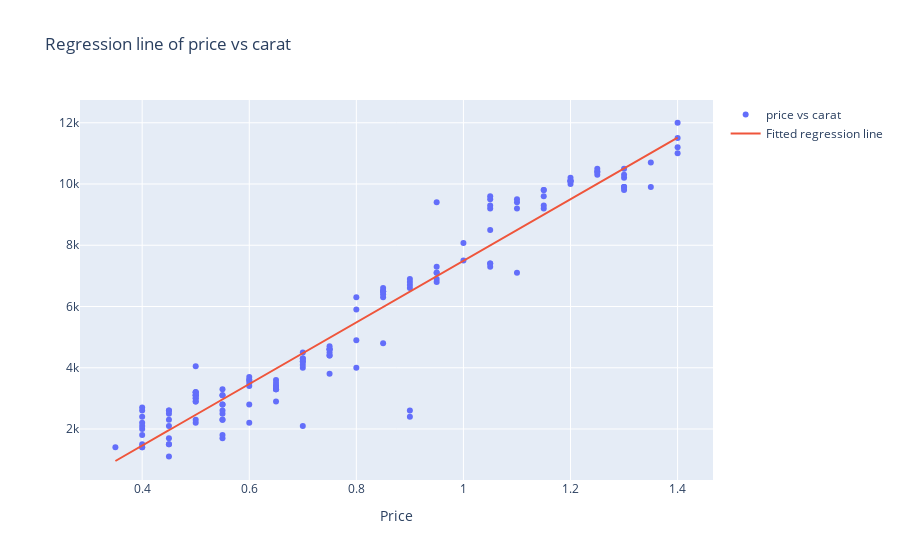

The cell this chart's notebook holds for it:
### Markdown cell above
R^2 i adjusted-R^2 są bliskie 1, co oznacza, że związek między zmiennymi zachodzi.

Odrzucam H0

### Code cell
import plotly.graph_objects as go

messy_data["fitted"] = model.fittedvalues

fig2 = go.Figure()
fig2.add_trace(go.Scatter(x=messy_data["carat"], y=messy_data["price"], name="price vs carat", mode="markers"))
fig2.add_trace(go.Scatter(x=messy_data["carat"], y=messy_data["fitted"], name="Fitted regression line"))
fig2.update_layout(title="Regression line of price vs carat", xaxis_title="Price")
fig2.show()
messy_data

### Figure 1 — Plotly figure (JSON) as saved in the notebook; plotly's stock layout.template omitted (floating-point values rounded to 4 significant figures; data arrays with more than 128 entries replaced by an {"elided": "..."} marker saying what was removed)
{"data": [{"mode": "markers", "name": "price vs carat", "type": "scatter", "x": {"elided": "140 float values"}, "y": {"elided": "140 int values"}}, {"name": "Fitted regression line", "type": "scatter", "x": {"elided": "140 float values"}, "y": {"elided": "140 float values"}}], "layout": {"title": {"text": "Regression line of price vs carat"}, "xaxis": {"title": {"text": "Price"}}}}
